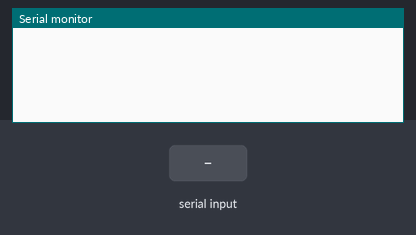
Simulated run of this sketch. Board: Arduino Uno, built with avr-gcc and run on an emulated ATmega328P. On the bench: the last lines printed to the serial monitor. The inputs (shaded band) are chosen by the test bench.

Above: at 1.2 s.
1.3 s: "r" received over Serial
At 1.9 s:
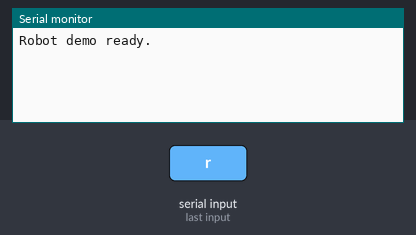
At 4.6 s:
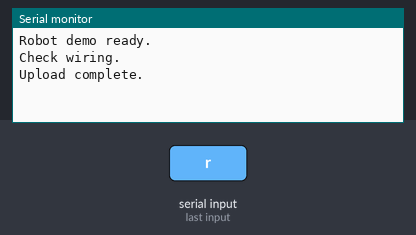

Measured:
- after the input at 1.3 s, the serial monitor: prints a new line at once (image 1)

The sketch:

serial-echo-story.ino
```cpp
void setup() {
  Serial.begin(9600);
}

void loop() {
  if (Serial.available() > 0 && Serial.read() == 'r') {
    Serial.println("Robot demo ready.");
    delay(1000);
    Serial.println("Check wiring.");
    delay(1000);
    Serial.println("Upload complete.");
  }
}
```
